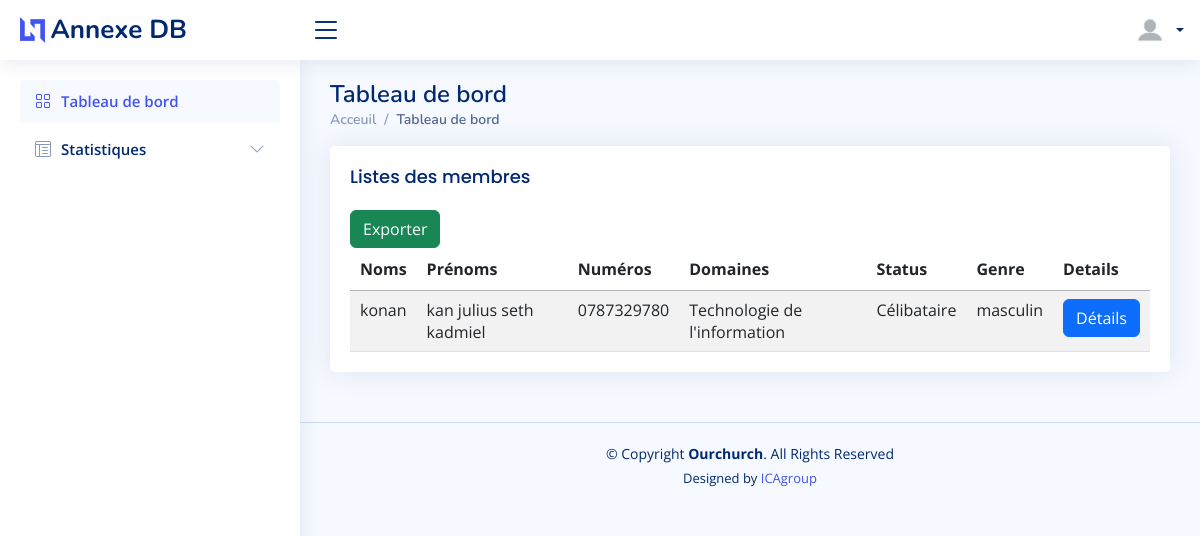
/index (signed in), run on an earlier commit of the app's database.
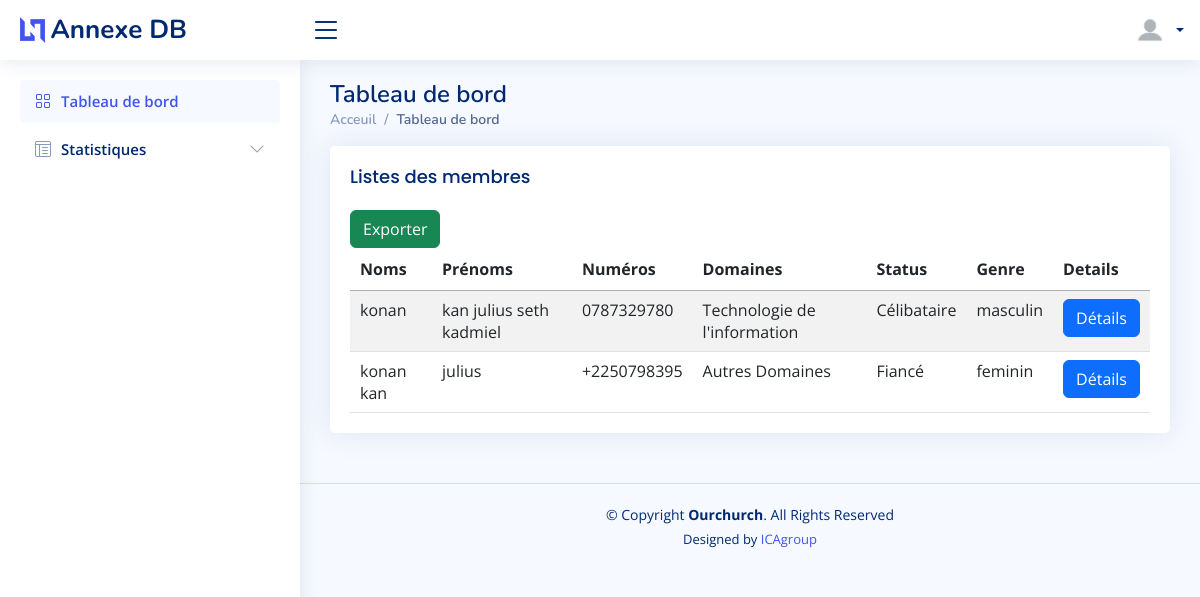
And on a later commit of the database.
### comptes/models.py (models this page shows)
class Person(models.Model):
    user = models.ForeignKey(User ,null=True, blank=True, on_delete=models.CASCADE)
    birthday = models.DateField(auto_now=False, auto_now_add=False)
    living_town = models.CharField(max_length=50)
    commune = models.CharField(max_length=50)
    number = models.CharField(max_length=10)
    status = models.CharField(max_length=15)
    domaines = models.CharField(max_length=80)
    genre = models.CharField(max_length=10)

### comptes/views.py (the view)
# urls.py: path('index',views.index, name='index'),
@match
@login_required
def index(request):
    if not request.user.is_authenticated:
        return redirect('connexion')
    membres = Person.objects.all()
    context={
        'membres': membres,
    }
    return render(request, 'pages/index.html', context)

### comptes/templates/pages/index.html (shortened to what this page needs)
{% load static %}
<header>
{% include 'main/header/header.html' %}
{% include 'main/menu/menu.html' %}
</header>
<body>
    <main id="main" class="main">
        <div class="pagetitle">
            <h1>Tableau de bord</h1>
            <nav>
              <ol class="breadcrumb">
                <li class="breadcrumb-item"><a href="{% url 'index' %}">Acceuil</a></li>
                <li class="breadcrumb-item active">Tableau de bord</li>
              </ol>
            </nav>
          </div>
            <section class="section">
              <div class="row">
                <div class="col-12">
                  <div class="card">
                    <div class="card-body col-12">
                      <h5 class="card-title">Listes des membres</h5>
                  <table class="table datatable table-striped">
                    <thead>
                            <tr>
                              <th scope="col">Noms</th>
                              <th scope="col">Prénoms</th>
                              <th scope="col">Numéros</th>
                              <th scope="col">Domaines</th>
                              <th scope="col">Status</th>
                              <th scope="col">Genre</th>
                              <th scope="col">Details</th>
                            </tr>
                          </thead>
                          <tbody>
                            {% for membre in membres  %}
                            <tr>
                              <td>{{membre.user.last_name}} </td>
                              <td>{{membre.user.first_name}}</td>
                              <td>{{membre.number}}</td>
                              <td>{{membre.domaines}}</td>
                              <td>{{membre.status}}</td>
                              <td>{{membre.genre}}</td>
                              <td><a class="white"href="{% url 'details' membre.id %}"><button type="submit" class="btn btn-primary">Détails</button></a></td>
                            </tr>
                            {% endfor %}
                              <a class="white" href="{% url 'export' %}"><button class=" btn btn-success"> Exporter</button> </a>
                          </tbody>
                  </table>
                </div>
              </div>
            </div>
          </div>
        </section>
    </main>
<footer>
    {% include 'main/footer/footer.html' %}
</footer>
</body>

What changed in the data, as far as the page shows it:
added Person: user.last_name "konan kan", user.first_name "julius", number "+2250798395", domaines "Autres Domaines", status "Fiancé", genre "feminin"
